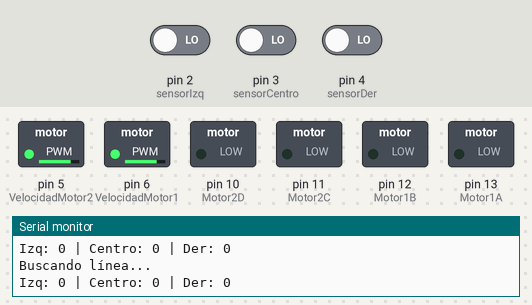
The sketch below on a simulated Arduino Uno, built with avr-gcc and run on an emulated ATmega328P. On the bench: switched loads named in the sketch (green lamp = pin HIGH), the last lines printed to the serial monitor. The inputs (shaded band) are chosen by the test bench; at power-on: pin 2 (sensorIzq) LOW, pin 3 (sensorCentro) LOW, pin 4 (sensorDer) LOW.

Above: at 2.2 s.
2.3 s: pin 2 (sensorIzq) driven HIGH
At 3.5 s:
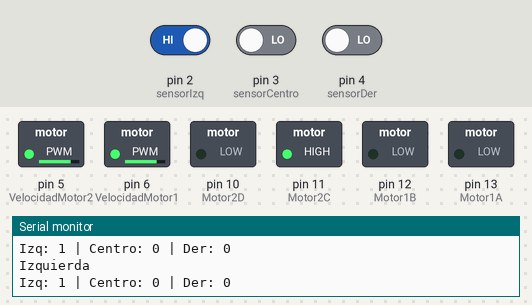
3.8 s: pin 3 (sensorCentro) driven HIGH
At 5.1 s:
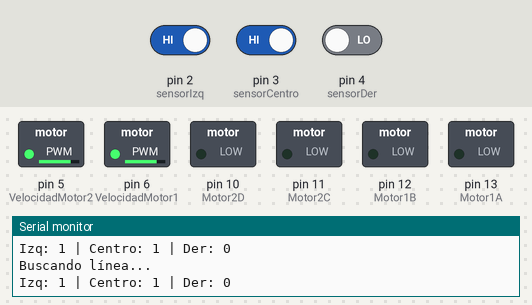
6.8 s: pin 2 (sensorIzq) driven LOW
At 7.1 s:
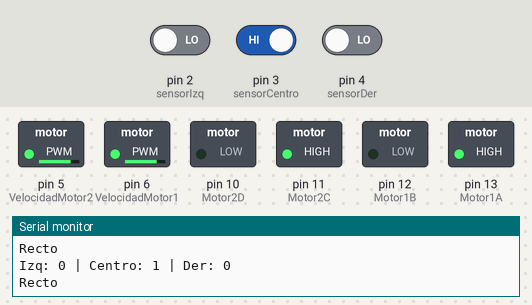
8.3 s: pin 4 (sensorDer) driven HIGH
At 8.7 s:
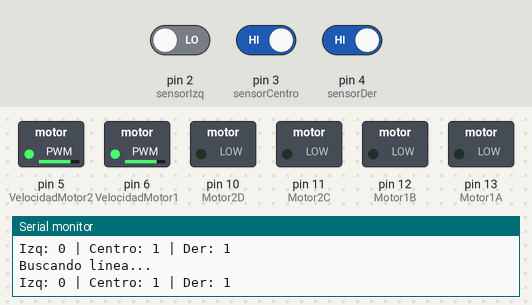
11.3 s: pin 3 (sensorCentro) driven LOW
At 12.0 s:
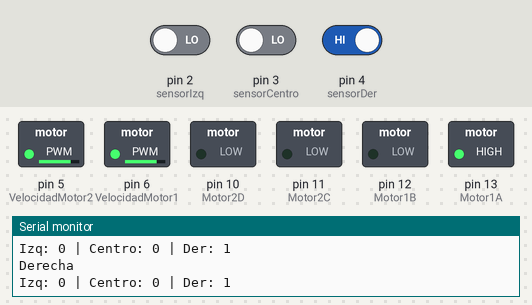
12.8 s: pin 4 (sensorDer) driven LOW
At 13.6 s:
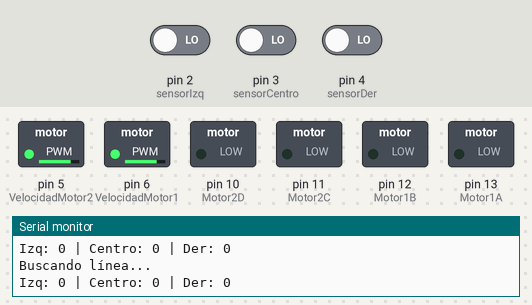
Timing chart, 0 to 15.8 s (numbered marks = the images above; inputs shaded):
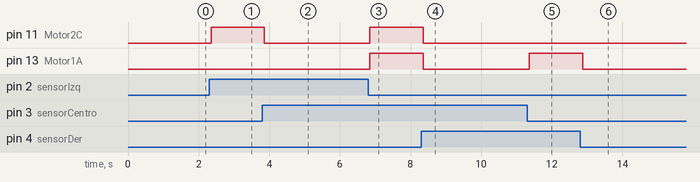

Measured:
- after the input at 2.3 s, pin 11 (Motor2C): LOW → HIGH after 0.05 s
- after the input at 3.8 s, pin 11 (Motor2C): HIGH → LOW after 0.06 s
- after the input at 6.8 s, pin 11 (Motor2C), pin 13 (Motor1A): LOW → HIGH after 0.05 s
- after the input at 8.3 s, pin 11 (Motor2C), pin 13 (Motor1A): HIGH → LOW after 0.06 s
- after the input at 11.3 s, pin 13 (Motor1A): LOW → HIGH after 0.06 s
- after the input at 12.8 s, pin 13 (Motor1A): HIGH → LOW after 0.07 s

The sketch:

seguidor.ino
```cpp
// --- Pines de velocidad (PWM) ---
int VelocidadMotor1 = 6;
int VelocidadMotor2 = 5;

// --- Pines de control de giro ---
int Motor1A = 13;
int Motor1B = 12;
int Motor2C = 11;
int Motor2D = 10;

// --- Sensores infrarrojos ---
int sensorIzq   = 2;
int sensorCentro = 3;
int sensorDer   = 4;

// --- Variables para lectura ---
int valIzq = 0;
int valCentro = 0;
int valDer = 0;

void setup() {
  Serial.begin(9600);
  delay(1000);

  pinMode(sensorIzq, INPUT);
  pinMode(sensorCentro, INPUT);
  pinMode(sensorDer, INPUT);

  pinMode(Motor1A, OUTPUT);
  pinMode(Motor1B, OUTPUT);
  pinMode(Motor2C, OUTPUT);
  pinMode(Motor2D, OUTPUT);
  pinMode(VelocidadMotor1, OUTPUT);
  pinMode(VelocidadMotor2, OUTPUT);

  analogWrite(VelocidadMotor1, 200);
  analogWrite(VelocidadMotor2, 200);

  // Motores apagados al inicio
  digitalWrite(Motor1A, LOW);
  digitalWrite(Motor1B, LOW);
  digitalWrite(Motor2C, LOW);
  digitalWrite(Motor2D, LOW);
}

void loop() {
  // Lectura de sensores
  valIzq = digitalRead(sensorIzq);
  valCentro = digitalRead(sensorCentro);
  valDer = digitalRead(sensorDer);

  Serial.print("Izq: ");
  Serial.print(valIzq);
  Serial.print(" | Centro: ");
  Serial.print(valCentro);
  Serial.print(" | Der: ");
  Serial.println(valDer);

  // --- Lógica de seguimiento ---

  // Caso 1: Solo centro detecta negro → recto
  if (valCentro == 1 && valIzq == 0 && valDer == 0) {
    Serial.println("Recto");
    adelante();
  }
  // Caso 2: Izquierda detecta negro → girar izquierda
  else if (valIzq == 1 && valCentro == 0) {
    Serial.println("Izquierda");
    izquierda();
  }
  // Caso 3: Derecha detecta negro → girar derecha
  else if (valDer == 1 && valCentro == 0) {
    Serial.println("Derecha");
    derecha();
  }
  // Caso 4: Todos detectan negro → detener (final o intersección)
  else if (valIzq == 1 && valCentro == 1 && valDer == 1) {
    Serial.println("Stop o Checkpoint");
    detener();
  }
  // Caso 5: Todos detectan blanco → buscar línea
  else {
    Serial.println("Buscando línea...");
    detener();
  }

  delay(20);
}

// --- Funciones de movimiento ---
void adelante() {
  digitalWrite(Motor1A, HIGH);
  digitalWrite(Motor1B, LOW);
  digitalWrite(Motor2C, HIGH);
  digitalWrite(Motor2D, LOW);
}

void izquierda() {
  digitalWrite(Motor1A, LOW);
  digitalWrite(Motor1B, LOW);
  digitalWrite(Motor2C, HIGH);
  digitalWrite(Motor2D, LOW);
}

void derecha() {
  digitalWrite(Motor1A, HIGH);
  digitalWrite(Motor1B, LOW);
  digitalWrite(Motor2C, LOW);
  digitalWrite(Motor2D, LOW);
}

void detener() {
  digitalWrite(Motor1A, LOW);
  digitalWrite(Motor1B, LOW);
  digitalWrite(Motor2C, LOW);
  digitalWrite(Motor2D, LOW);
}
```
